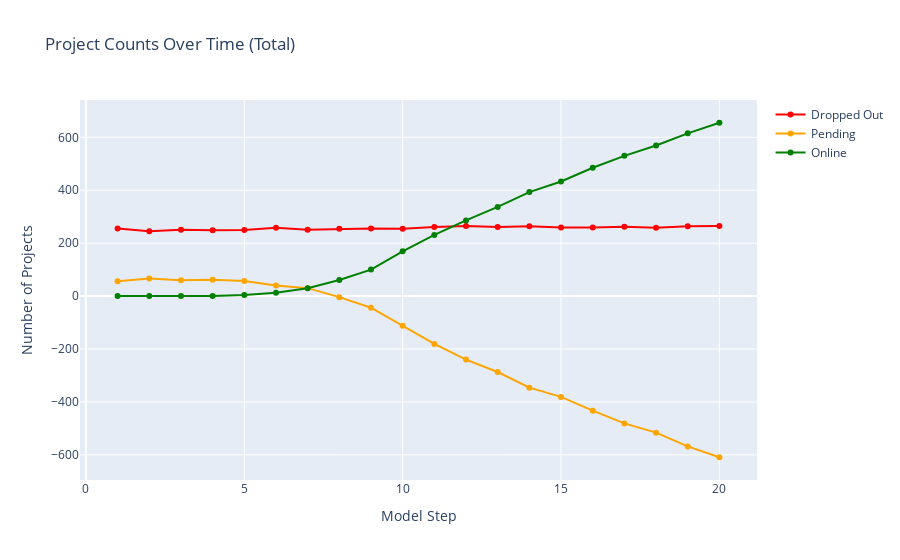
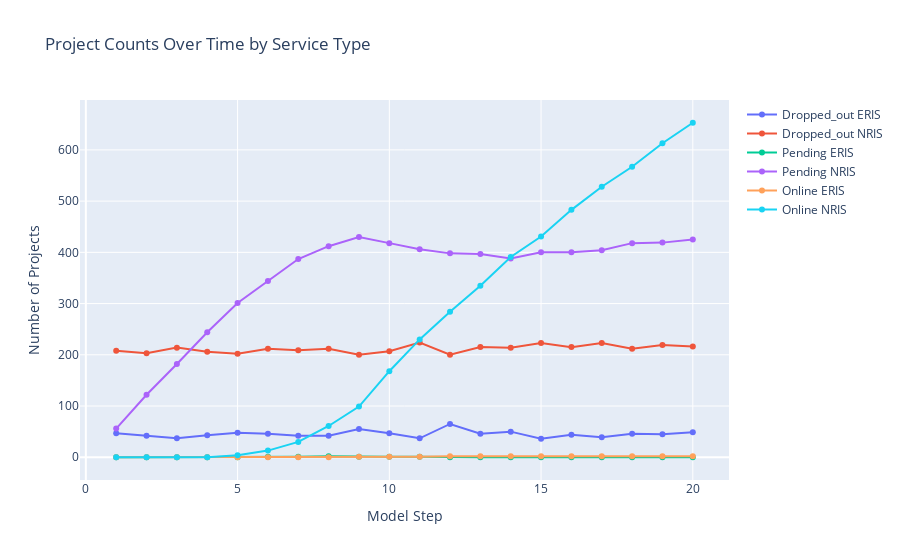
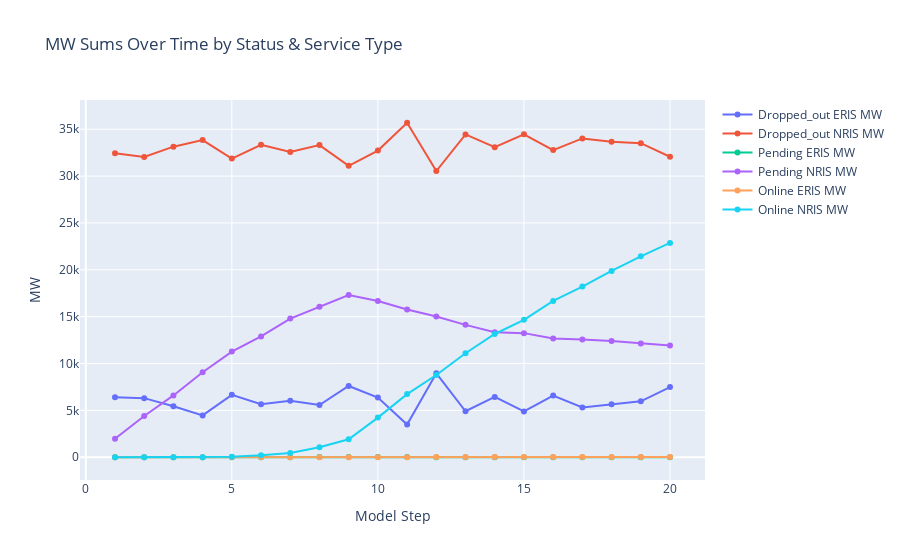
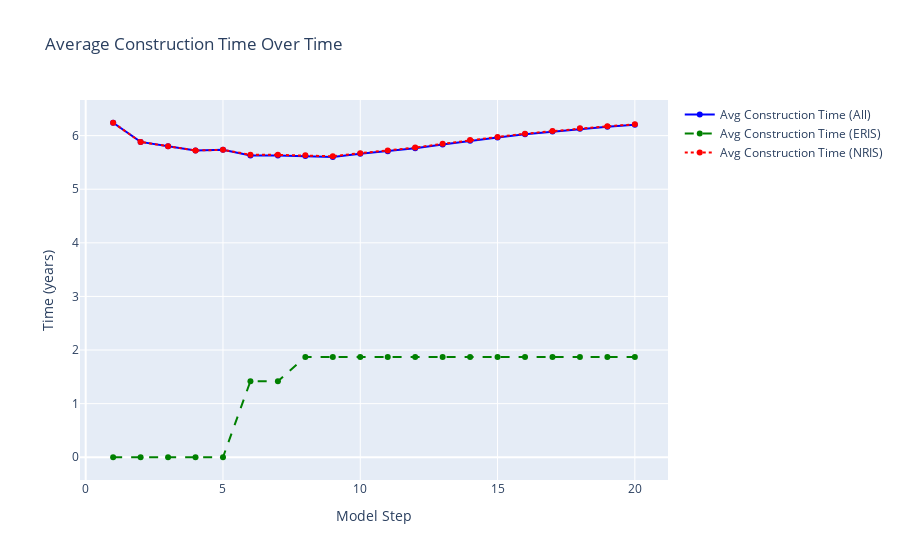

The notebook cell saved with these charts, in order:
### Code cell
import pandas as pd
import plotly.graph_objects as go

# Load your CSV with model-level summaries
df = pd.read_csv("model_round_summary.csv")

# -------------------------------
# 1. Counts: dropped_out, pending, online (total)
fig_counts_total = go.Figure()
fig_counts_total.add_trace(go.Scatter(
    x=df['model_step'],
    y=df['dropped_out_count'],
    mode='lines+markers',
    name='Dropped Out',
    line=dict(color='red')
))
fig_counts_total.add_trace(go.Scatter(
    x=df['model_step'],
    y=df['pending_count'],
    mode='lines+markers',
    name='Pending',
    line=dict(color='orange')
))
fig_counts_total.add_trace(go.Scatter(
    x=df['model_step'],
    y=df['online_count'],
    mode='lines+markers',
    name='Online',
    line=dict(color='green')
))
fig_counts_total.update_layout(
    title="Project Counts Over Time (Total)",
    xaxis_title="Model Step",
    yaxis_title="Number of Projects"
)
fig_counts_total.show()

# -------------------------------
# 2. Counts by service type
status_types = ['dropped_out', 'pending', 'online']
service_types = ['eris', 'nris']

fig_counts_service = go.Figure()
for status in status_types:
    for service in service_types:
        col_name = f"{status}_{service}_count"
        fig_counts_service.add_trace(go.Scatter(
            x=df['model_step'],
            y=df[col_name],
            mode='lines+markers',
            name=f"{status.capitalize()} {service.upper()}",
        ))
fig_counts_service.update_layout(
    title="Project Counts Over Time by Service Type",
    xaxis_title="Model Step",
    yaxis_title="Number of Projects"
)
fig_counts_service.show()

# -------------------------------
# 3. MW by status & service type
fig_mw_service = go.Figure()
for status in status_types:
    for service in service_types:
        col_name = f"{status}_{service}_mw"
        fig_mw_service.add_trace(go.Scatter(
            x=df['model_step'],
            y=df[col_name],
            mode='lines+markers',
            name=f"{status.capitalize()} {service.upper()} MW",
        ))
fig_mw_service.update_layout(
    title="MW Sums Over Time by Status & Service Type",
    xaxis_title="Model Step",
    yaxis_title="MW"
)
fig_mw_service.show()

# -------------------------------

# -------------------------------
# 5. Construction Times
fig_construction = go.Figure()
fig_construction.add_trace(go.Scatter(
    x=df['model_step'],
    y=df['avg_construction_time'],
    mode='lines+markers',
    name='Avg Construction Time (All)',
    line=dict(color='blue')
))
fig_construction.add_trace(go.Scatter(
    x=df['model_step'],
    y=df['avg_construction_time_eris'],
    mode='lines+markers',
    name='Avg Construction Time (ERIS)',
    line=dict(color='green', dash='dash')
))
fig_construction.add_trace(go.Scatter(
    x=df['model_step'],
    y=df['avg_construction_time_nris'],
    mode='lines+markers',
    name='Avg Construction Time (NRIS)',
    line=dict(color='red', dash='dot')
))
fig_construction.update_layout(
    title="Average Construction Time Over Time",
    xaxis_title="Model Step",
    yaxis_title="Time (years)"
)
fig_construction.show()

# -------------------------------
# 6. Study Times
fig_study = go.Figure()
fig_study.add_trace(go.Scatter(
    x=df['model_step'],
    y=df['study_time_all'],
    mode='lines+markers',
    name='Avg Study Time (All)',
    line=dict(color='cyan')
))
fig_study.add_trace(go.Scatter(
    x=df['model_step'],
    y=df['study_time_eris'],
    mode='lines+markers',
    name='Avg Study Time (ERIS)',
    line=dict(color='lime', dash='dash')
))
fig_study.add_trace(go.Scatter(
    x=df['model_step'],
    y=df['study_time_nris'],
    mode='lines+markers',
    name='Avg Study Time (NRIS)',
    line=dict(color='magenta', dash='dot')
))
fig_study.update_layout(
    title="Average Study Time Over Time",
    xaxis_title="Model Step",
    yaxis_title="Time (years)"
)
fig_study.show()

# 7. Assigned Costs
fig_assigned_cost = go.Figure()
fig_assigned_cost.add_trace(go.Scatter(
    x=df['model_step'],
    y=df['nu_all_avg'],
    mode='lines+markers',
    name='Avg Assigned Cost (All)',
    line=dict(color='blue')
))
fig_assigned_cost.add_trace(go.Scatter(
    x=df['model_step'],
    y=df['nu_eris_avg'],
    mode='lines+markers',
    name='Avg Assigned Cost (ERIS)',
    line=dict(color='green', dash='dash')
))
fig_assigned_cost.add_trace(go.Scatter(
    x=df['model_step'],
    y=df['nu_nris_avg'],
    mode='lines+markers',
    name='Avg Assigned Cost (NRIS)',
    line=dict(color='red', dash='dot')
))
fig_assigned_cost.update_layout(
    title="Average Assigned Cost Per Round",
    xaxis_title="Model Step",
    yaxis_title="Cost (currency units)",  # adjust as needed
    template="plotly_white"
)
fig_assigned_cost.show()

#Capacity Price

fig_capacity = go.Figure()
fig_capacity.add_trace(go.Scatter(
    x=df['model_step'],
    y=df['capacity_price'],
    mode='lines+markers',
    name='Capacity Price',
    line=dict(color='blue')
))

fig_capacity.update_layout(
    title="Capacity Price Over Time",
    xaxis_title="Model Step",
    yaxis_title="$/MW-day",  # adjust as needed
    template="plotly_white"
)
fig_capacity.show()

#SMEC
fig_smec = go.Figure()
fig_smec.add_trace(go.Scatter(
    x=df['model_step'],
    y=df['system_marginal_energy_price'],
    mode='lines+markers',
    name='SMEC',
    line=dict(color='blue')
))

fig_smec.update_layout(
    title="SMEC Over Time",
    xaxis_title="Model Step",
    yaxis_title="$/MWh",  # adjust as needed
    template="plotly_white"
)
fig_smec.show()

### Figure 1 — Plotly figure (JSON) as saved in the notebook; plotly's stock layout.template omitted (floating-point values rounded to 4 significant figures)
{"data": [{"line": {"color": "red"}, "mode": "lines+markers", "name": "Dropped Out", "type": "scatter", "x": [1, 2, 3, 4, 5, 6, 7, 8, 9, 10, 11, 12, 13, 14, 15, 16, 17, 18, 19, 20], "y": [255, 245, 251, 249, 250, 258, 251, 254, 255, 254, 261, 265, 261, 264, 259, 259, 262, 258, 264, 265]}, {"line": {"color": "orange"}, "mode": "lines+markers", "name": "Pending", "type": "scatter", "x": [1, 2, 3, 4, 5, 6, 7, 8, 9, 10, 11, 12, 13, 14, 15, 16, 17, 18, 19, 20], "y": [56, 66, 60, 62, 57, 40, 30, -4, -44, -112, -181, -240, -287, -346, -381, -433, -481, -516, -568, -609]}, {"line": {"color": "green"}, "mode": "lines+markers", "name": "Online", "type": "scatter", "x": [1, 2, 3, 4, 5, 6, 7, 8, 9, 10, 11, 12, 13, 14, 15, 16, 17, 18, 19, 20], "y": [0, 0, 0, 0, 4, 13, 30, 61, 100, 169, 231, 286, 337, 393, 433, 485, 530, 569, 615, 655]}], "layout": {"title": {"text": "Project Counts Over Time (Total)"}, "xaxis": {"title": {"text": "Model Step"}}, "yaxis": {"title": {"text": "Number of Projects"}}}}

### Figure 2 — Plotly figure (JSON) as saved in the notebook; plotly's stock layout.template omitted (floating-point values rounded to 4 significant figures)
{"data": [{"mode": "lines+markers", "name": "Dropped_out ERIS", "type": "scatter", "x": [1, 2, 3, 4, 5, 6, 7, 8, 9, 10, 11, 12, 13, 14, 15, 16, 17, 18, 19, 20], "y": [47, 42, 37, 43, 48, 46, 42, 42, 55, 47, 37, 65, 46, 50, 36, 44, 39, 46, 45, 49]}, {"mode": "lines+markers", "name": "Dropped_out NRIS", "type": "scatter", "x": [1, 2, 3, 4, 5, 6, 7, 8, 9, 10, 11, 12, 13, 14, 15, 16, 17, 18, 19, 20], "y": [208, 203, 214, 206, 202, 212, 209, 212, 200, 207, 224, 200, 215, 214, 223, 215, 223, 212, 219, 216]}, {"mode": "lines+markers", "name": "Pending ERIS", "type": "scatter", "x": [1, 2, 3, 4, 5, 6, 7, 8, 9, 10, 11, 12, 13, 14, 15, 16, 17, 18, 19, 20], "y": [0, 0, 0, 0, 0, 1, 1, 2, 1, 1, 1, 0, 0, 0, 0, 0, 0, 0, 0, 0]}, {"mode": "lines+markers", "name": "Pending NRIS", "type": "scatter", "x": [1, 2, 3, 4, 5, 6, 7, 8, 9, 10, 11, 12, 13, 14, 15, 16, 17, 18, 19, 20], "y": [56, 122, 182, 244, 301, 344, 387, 412, 430, 418, 406, 398, 397, 388, 400, 400, 404, 418, 419, 425]}, {"mode": "lines+markers", "name": "Online ERIS", "type": "scatter", "x": [1, 2, 3, 4, 5, 6, 7, 8, 9, 10, 11, 12, 13, 14, 15, 16, 17, 18, 19, 20], "y": [0, 0, 0, 0, 0, 0, 0, 0, 1, 1, 1, 2, 2, 2, 2, 2, 2, 2, 2, 2]}, {"mode": "lines+markers", "name": "Online NRIS", "type": "scatter", "x": [1, 2, 3, 4, 5, 6, 7, 8, 9, 10, 11, 12, 13, 14, 15, 16, 17, 18, 19, 20], "y": [0, 0, 0, 0, 4, 13, 30, 61, 99, 168, 230, 284, 335, 391, 431, 483, 528, 567, 613, 653]}], "layout": {"title": {"text": "Project Counts Over Time by Service Type"}, "xaxis": {"title": {"text": "Model Step"}}, "yaxis": {"title": {"text": "Number of Projects"}}}}

### Figure 3 — Plotly figure (JSON) as saved in the notebook; plotly's stock layout.template omitted (floating-point values rounded to 4 significant figures)
{"data": [{"mode": "lines+markers", "name": "Dropped_out ERIS MW", "type": "scatter", "x": [1, 2, 3, 4, 5, 6, 7, 8, 9, 10, 11, 12, 13, 14, 15, 16, 17, 18, 19, 20], "y": [6391.0, 6306.0, 5447.0, 4462.0, 6662.0, 5652.0, 6039.0, 5570.0, 7606.0, 6373.0, 3490.0, 8960.0, 4909.0, 6439.0, 4892.0, 6584.0, 5306.0, 5649.0, 5964.0, 7489.0]}, {"mode": "lines+markers", "name": "Dropped_out NRIS MW", "type": "scatter", "x": [1, 2, 3, 4, 5, 6, 7, 8, 9, 10, 11, 12, 13, 14, 15, 16, 17, 18, 19, 20], "y": [32430.0, 32040.0, 33140.0, 33850.0, 31870.0, 33350.0, 32580.0, 33310.0, 31100.0, 32720.0, 35690.0, 30540.0, 34440.0, 33080.0, 34460.0, 32770.0, 34020.0, 33660.0, 33520.0, 32060.0]}, {"mode": "lines+markers", "name": "Pending ERIS MW", "type": "scatter", "x": [1, 2, 3, 4, 5, 6, 7, 8, 9, 10, 11, 12, 13, 14, 15, 16, 17, 18, 19, 20], "y": [0.0, 0.0, 0.0, 0.0, 0.0, 11.0, 11.0, 31.0, 20.0, 20.0, 20.0, 0.0, 0.0, 0.0, 0.0, 0.0, 0.0, 0.0, 0.0, 0.0]}, {"mode": "lines+markers", "name": "Pending NRIS MW", "type": "scatter", "x": [1, 2, 3, 4, 5, 6, 7, 8, 9, 10, 11, 12, 13, 14, 15, 16, 17, 18, 19, 20], "y": [1967.0, 4400.0, 6596.0, 9070.0, 11270.0, 12890.0, 14800.0, 16070.0, 17310.0, 16670.0, 15770.0, 15010.0, 14130.0, 13330.0, 13240.0, 12660.0, 12580.0, 12390.0, 12130.0, 11930.0]}, {"mode": "lines+markers", "name": "Online ERIS MW", "type": "scatter", "x": [1, 2, 3, 4, 5, 6, 7, 8, 9, 10, 11, 12, 13, 14, 15, 16, 17, 18, 19, 20], "y": [0.0, 0.0, 0.0, 0.0, 0.0, 0.0, 0.0, 0.0, 11.0, 11.0, 11.0, 31.0, 31.0, 31.0, 31.0, 31.0, 31.0, 31.0, 31.0, 31.0]}, {"mode": "lines+markers", "name": "Online NRIS MW", "type": "scatter", "x": [1, 2, 3, 4, 5, 6, 7, 8, 9, 10, 11, 12, 13, 14, 15, 16, 17, 18, 19, 20], "y": [0.0, 0.0, 0.0, 0.0, 47.2, 200.2, 455.8, 1071.0, 1912.0, 4231.0, 6739.0, 8775.0, 11090.0, 13150.0, 14670.0, 16680.0, 18220.0, 19880.0, 21440.0, 22870.0]}], "layout": {"title": {"text": "MW Sums Over Time by Status & Service Type"}, "xaxis": {"title": {"text": "Model Step"}}, "yaxis": {"title": {"text": "MW"}}}}

### Figure 4 — Plotly figure (JSON) as saved in the notebook; plotly's stock layout.template omitted (floating-point values rounded to 4 significant figures)
{"data": [{"line": {"color": "blue"}, "mode": "lines+markers", "name": "Avg Construction Time (All)", "type": "scatter", "x": [1, 2, 3, 4, 5, 6, 7, 8, 9, 10, 11, 12, 13, 14, 15, 16, 17, 18, 19, 20], "y": [6.24, 5.883, 5.803, 5.722, 5.735, 5.631, 5.631, 5.619, 5.601, 5.66, 5.71, 5.765, 5.836, 5.906, 5.966, 6.027, 6.078, 6.128, 6.167, 6.203]}, {"line": {"color": "green", "dash": "dash"}, "mode": "lines+markers", "name": "Avg Construction Time (ERIS)", "type": "scatter", "x": [1, 2, 3, 4, 5, 6, 7, 8, 9, 10, 11, 12, 13, 14, 15, 16, 17, 18, 19, 20], "y": [0.0, 0.0, 0.0, 0.0, 0.0, 1.42, 1.42, 1.87, 1.87, 1.87, 1.87, 1.87, 1.87, 1.87, 1.87, 1.87, 1.87, 1.87, 1.87, 1.87]}, {"line": {"color": "red", "dash": "dot"}, "mode": "lines+markers", "name": "Avg Construction Time (NRIS)", "type": "scatter", "x": [1, 2, 3, 4, 5, 6, 7, 8, 9, 10, 11, 12, 13, 14, 15, 16, 17, 18, 19, 20], "y": [6.24, 5.883, 5.803, 5.722, 5.735, 5.643, 5.641, 5.635, 5.615, 5.673, 5.722, 5.776, 5.847, 5.916, 5.976, 6.036, 6.087, 6.136, 6.176, 6.211]}], "layout": {"title": {"text": "Average Construction Time Over Time"}, "xaxis": {"title": {"text": "Model Step"}}, "yaxis": {"title": {"text": "Time (years)"}}}}
